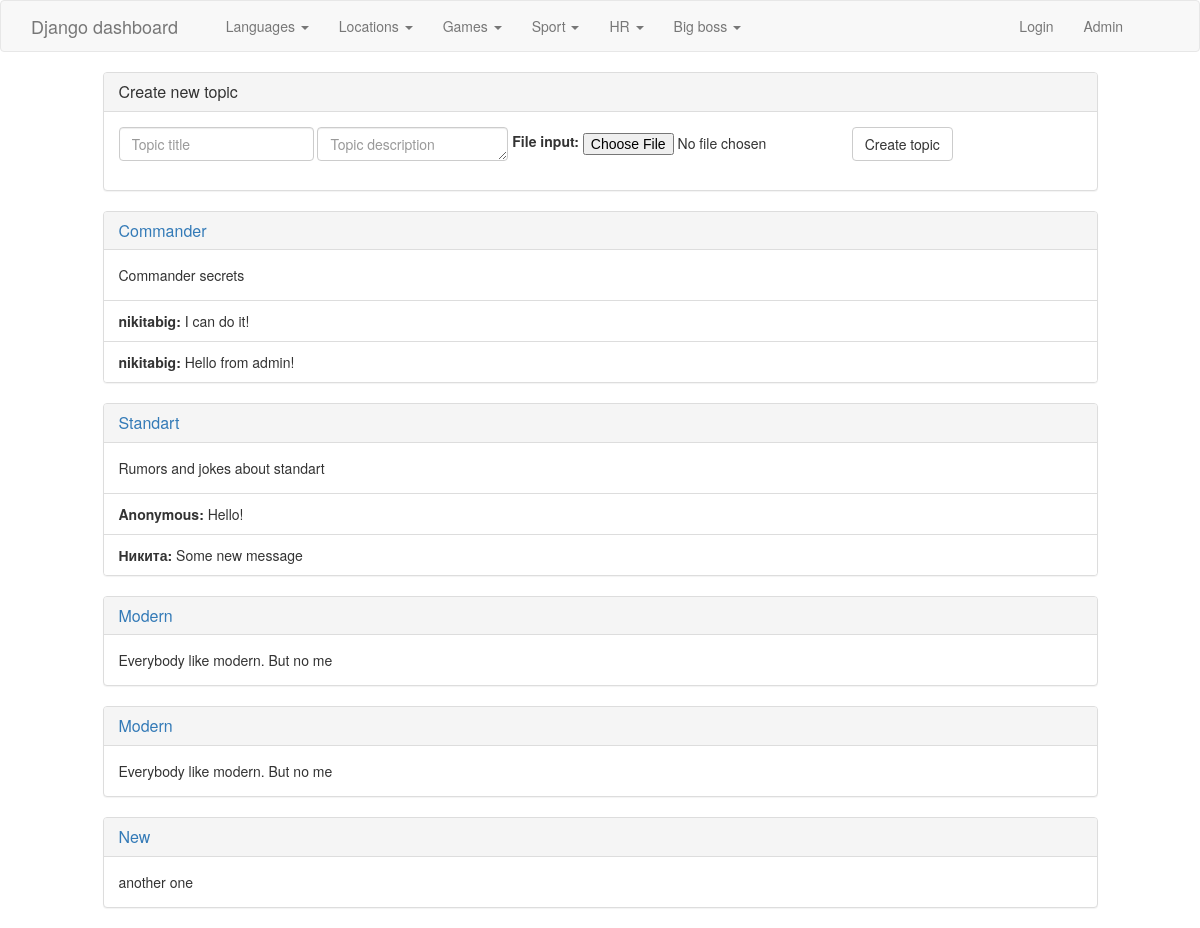
Page /forum/3/ on the earlier database version.
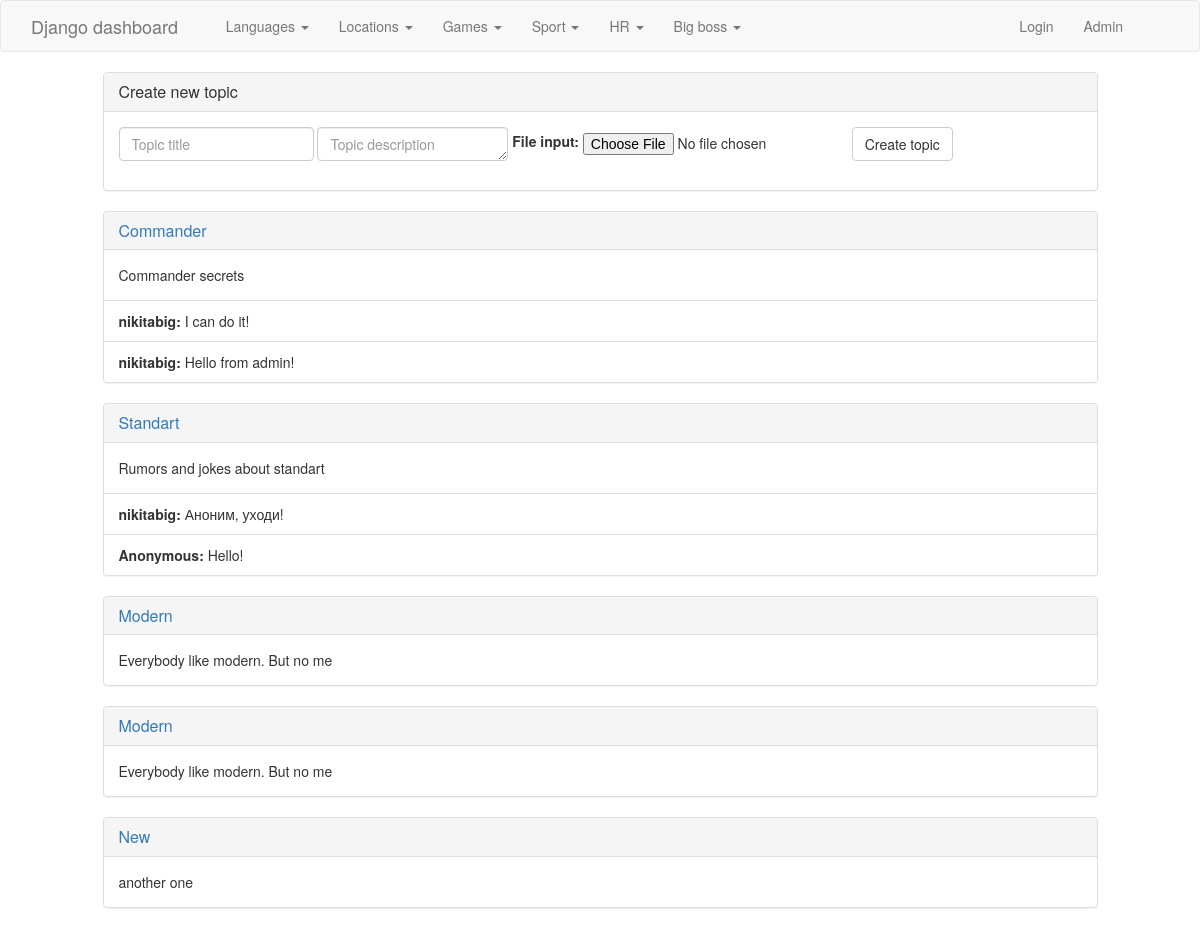
Same page on the later database version.
### simple_blog/models.py (models this page shows, shortened)
@python_2_unicode_compatible
class Category(models.Model):
    class Meta:
        verbose_name_plural = 'categories'
    name = models.CharField(max_length=255)
    protected = models.BooleanField(default=False)
    pub_date = models.DateTimeField('publish date', auto_now_add=True)
    def __str__(self):
        return self.name

@python_2_unicode_compatible
class Topic(models.Model):
    subcategory = models.ForeignKey(Subcategory, on_delete=models.CASCADE)
    name = models.CharField(max_length=255)
    description = models.TextField()
    docfile = models.FileField(upload_to='topics/', null=True)
    pub_date = models.DateTimeField('publish date', auto_now_add=True)

@python_2_unicode_compatible
class Message(models.Model):
    topic = models.ForeignKey(Topic, on_delete=models.CASCADE)
    author = models.CharField(max_length=255)
    email = models.CharField(max_length=255)
    text = models.TextField()
    docfile = models.FileField(upload_to='messages/', null=True)
    pub_date = models.DateTimeField('publish date', auto_now_add=True)
    def __str__(self):
        return self.text

### simple_blog/views.py (the view)
# urls.py: url(r'^forum/(?P<subcategory_id>[0-9]+)/$', views.subcategory, name='forum'),
def subcategory(request, subcategory_id):
    subcategory = get_object_or_404(Subcategory, pk=subcategory_id)
    if subcategory.category.protected and (not request.user.is_authenticated()):
        messages.error(request, 'You need to be logged in to have access to private topic.')
        return HttpResponseRedirect(reverse('index', args=()))
    return render(request, 'dashboard/subcategory.html', {'subcategory': subcategory})

### simple_blog/models.py (called while the page is built)
    def __str__(self):
        return self.name

### simple_blog/templatetags/helpers.py (called while the page is built)
@register.inclusion_tag('includes/category_nav.html')
def category_nav():
    categories = Category.objects.order_by('-pub_date')
    return {'categories': categories}

@register.inclusion_tag('includes/image_check.html')
def image_check(image):
    if image:
        img_path = image.url
        file_type = imghdr.what(image.path)
        if file_type == 'png' or file_type == 'jpeg' or file_type == 'gif' or file_type == 'jpg':
            return {'image': img_path}
    return {'image': None}

### simple_blog/templates/dashboard/subcategory.html (shortened to what this page needs)
{% load helpers %}
<html>
  <head>
    {% include 'includes/headers.html' %}
  </head>
  <body>
    {% include 'includes/nav.html' %}
    <div class="row">
      <div class="col-md-offset-1 col-md-10">
        <div class="row">
          <div class="col-md-12">
            <div class="panel panel-default">
              <div class="panel-heading">
                <h3 class="panel-title">Create new topic</h3>
              </div>
              <div class="panel-body">
                <form class="form-inline" method="post" action="{% url 'new_topic' subcategory.id %}" enctype="multipart/form-data">
                  <div class="form-group">
                    <input type="text" class="form-control" name="name" placeholder="Topic title" required="true">
                  </div>
                  <div class="form-group">
                    <textarea type="text" class="form-control" name="description" rows="1" placeholder="Topic description" required="true"></textarea>
                  </div>
                  <label for="docfile">File input: </label>
                  <div class="form-group">
                    <input type="file" name="docfile">
                  </div>
                  <button type="submit" class="btn btn-default">Create topic</button>
                </form>
              </div>
            </div>
          </div>
        </div>
        {% for topic in subcategory.topic_set.all %}
          <div class="row">
              <div class="col-md-12">
                <div class="panel panel-default">
                  <div class="panel-heading">
                    <a href="{% url 'topic' topic.id %}"><h3 class="panel-title">{{ topic.name }}</h3></a>
                  </div>
                  <div class="panel-body">
                    {{ topic.description }}
                  </div>
                  <ul class="list-group">
                    {% for message in topic.message_set.all|dictsortreversed:"pub_date"|slice:":2" %}
                      <li class="list-group-item"><strong>{% if message.author %}{{ message.author }}{% else %}Anonymous{% endif %}:</strong> {{ message }}</li>
                    {% endfor %}
                  </ul>
                </div>
              </div>
          </div>
        {% endfor %}
      </div>
    </div>
  </body>
</html>

### simple_blog/templates/includes/category_nav.html (shortened to what this page needs)
<ul class="nav navbar-nav">
  {% for category in categories %}
  <li class="dropdown">
    <a href="#" class="dropdown-toggle" data-toggle="dropdown" role="button" aria-haspopup="true" aria-expanded="false">{{ category }} <span class="caret"></span></a>
  </li>
  {% endfor %}
</ul>

Differences in the rows shown:
computed for Topic "Standart": loses Message (author "Никита", text "Some new message")
added Message: author "nikitabig", text "Аноним, уходи!", shown under Topic "Standart"
